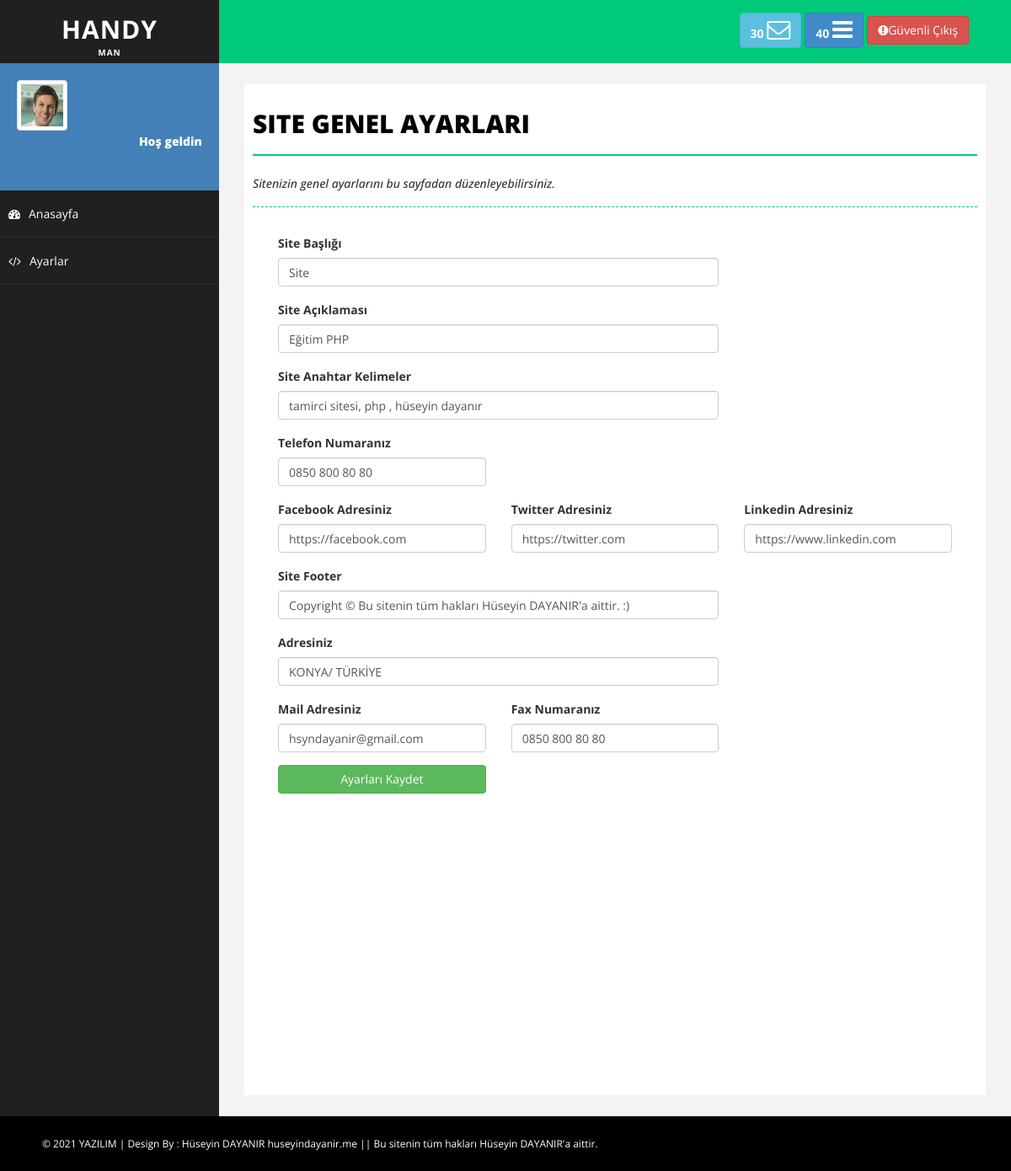
Page /admin/ayarlar.php on the earlier database version.
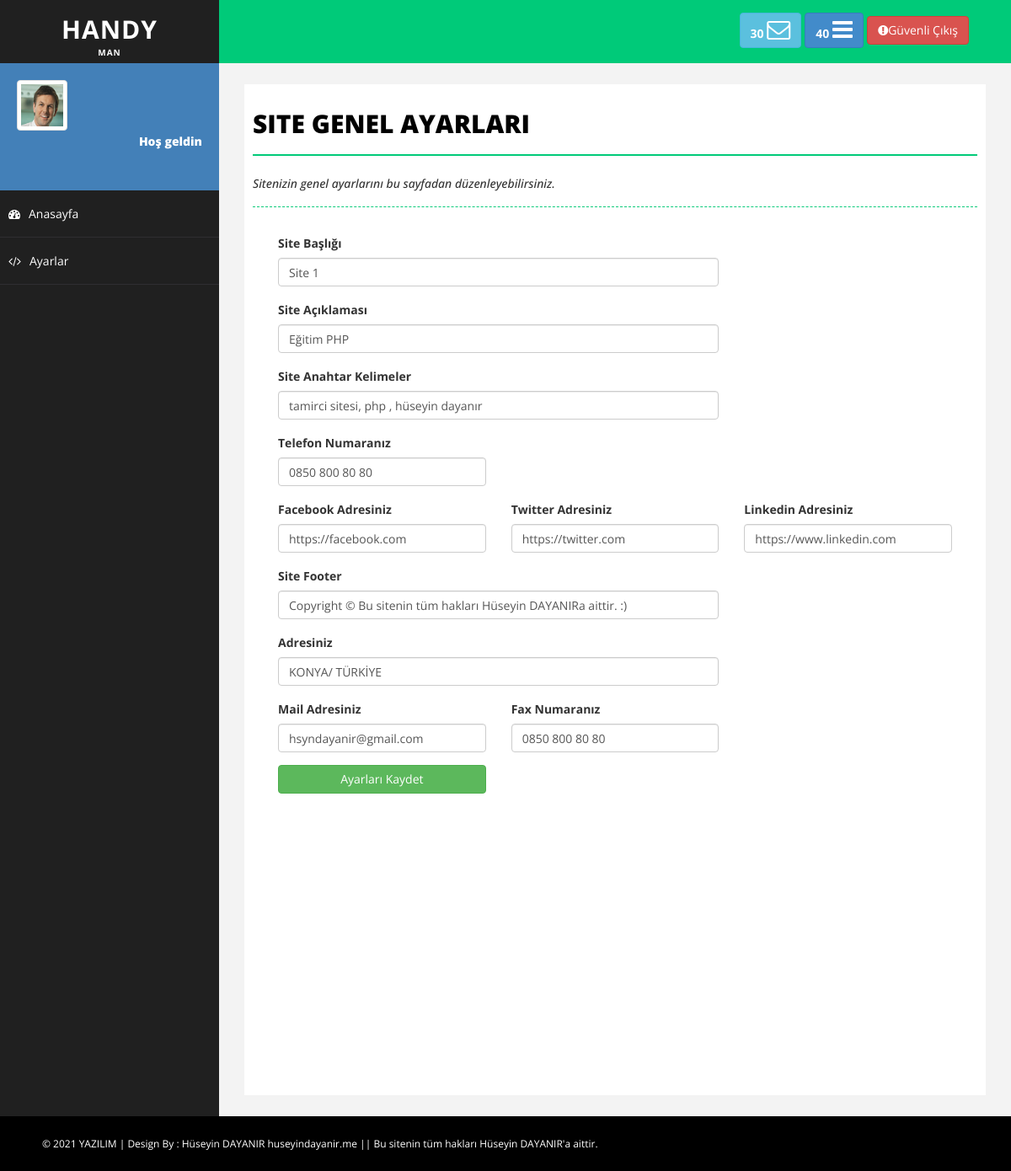
Same page on the later database version.
### tables this page shows
CREATE TABLE `ayarlar` (
  `ayar_id` int(11) NOT NULL,
  `ayar_logo` varchar(250) NOT NULL,
  `ayar_telefon` varchar(50) NOT NULL,
  `ayar_title` varchar(100) NOT NULL,
  `ayar_description` varchar(500) NOT NULL,
  `ayar_keywords` varchar(500) NOT NULL,
  `ayar_facebook` varchar(150) NOT NULL,
  `ayar_twitter` varchar(150) NOT NULL,
  `ayar_linkedin` varchar(150) NOT NULL,
  `ayar_footer` varchar(500) NOT NULL,
  `ayar_adres` varchar(500) NOT NULL,
  `ayar_mail` varchar(100) NOT NULL,
  `ayar_fax` varchar(50) NOT NULL,
  `ayar_yedek` varchar(50) NOT NULL
);

### admin/ayarlar.php (the view)
<?php include 'header.php' ?>
<?php include 'sidebar.php' ?>
<div id="page-wrapper">
            <div id="page-inner">
                <div class="row">
                    <div class="col-md-12">
                        <h1 class="page-head-line">Site Genel Ayarları</h1>
                        <?php
                            if($_GET['durum'] == "ok"){ ?>
                                <h1 style="color:green;" class="page-subhead-line">Kayıtlar başarıyla güncellendi.</h1>
                            <?php
                            }
                            else if($_GET['durum']=="no"){ ?>
                                <h1 style="color:red;"class="page-subhead-line">Kayıtlar güncellenemedi değişiklik yapmamış olabilirsiniz.</h1>
                            <?php
                            }
                            else {?>
                                <h1 class="page-subhead-line">Sitenizin genel ayarlarını bu sayfadan düzenleyebilirsiniz.</h1>
                            <?php } ?>
                    </div>
                </div>
                <form action="netting/islem.php" method ="POST">
                <div class="col-md-12">
                    <div class="form-group col-md-8">
                        <label>Site Başlığı </label>
                        <input class="form-control" type="text" name ="ayar_title" value="<?php echo $ayarcek['ayar_title']?>">
                    </div>
                </div>
                <div class="col-md-12">
                    <div class="form-group col-md-8">
                        <label>Site Açıklaması</label>
                        <input class="form-control" type="text" name ="ayar_description" value="<?php echo $ayarcek['ayar_description']?>">
                    </div>
                </div>
                <div class="col-md-12">
                    <div class="form-group col-md-8">
                        <label>Site Anahtar Kelimeler </label>
                        <input class="form-control" type="text" name ="ayar_keywords" value="<?php echo $ayarcek['ayar_keywords']?>">
                    </div>
                </div>
                <div class="col-md-12">
                    <div class="form-group col-md-4">
                        <label>Telefon Numaranız </label>
                        <input class="form-control" type="text" name ="ayar_telefon" value="<?php echo $ayarcek['ayar_telefon']?>">
                    </div>
                </div>
                <div class="col-md-12">
                    <div class="form-group col-md-4">
                        <label>Facebook Adresiniz </label>
                        <input class="form-control" type="text" name ="ayar_facebook" value="<?php echo $ayarcek['ayar_facebook']?>">
                    </div>
                    <div class="form-group col-md-4">
                        <label>Twitter Adresiniz </label>
                        <input class="form-control" type="text" name ="ayar_twitter" value="<?php echo $ayarcek['ayar_twitter']?>">
                    </div>
                    <div class="form-group col-md-4">
                        <label>Linkedin Adresiniz </label>
                        <input class="form-control" type="text" name ="ayar_linkedin" value="<?php echo $ayarcek['ayar_linkedin']?>">
                    </div>
                </div>
                <div class="col-md-12">
                    <div class="form-group col-md-8">
                        <label>Site Footer </label>
                        <input class="form-control" type="text" name ="ayar_footer" value="<?php echo $ayarcek['ayar_footer']?>">
                    </div>
                </div>
                <div class="col-md-12">
                    <div class="form-group col-md-8">
                        <label>Adresiniz </label>
                        <input class="form-control" type="text" name ="ayar_adres" value="<?php echo $ayarcek['ayar_adres']?>">
                    </div>
                </div>
                <div class="col-md-12">
                    <div class="form-group col-md-4">
                        <label>Mail Adresiniz </label>
                        <input class="form-control" type="text" name ="ayar_mail" value="<?php echo $ayarcek['ayar_mail']?>">
                    </div>
                    <div class="form-group col-md-4">
                        <label>Fax Numaranız </label>
                        <input class="form-control" type="text" name ="ayar_fax" value="<?php echo $ayarcek['ayar_fax']?>">
                    </div>
                </div>
                <div class="col-md-12">
                    <div class="form-group col-md-4" >
                        <input style="width:100%"  class="btn btn-success" type="submit" name ="ayarkaydet" value="Ayarları Kaydet">
                    </div>
                </div>
                </form>
            </div>
        </div>
<?php include 'footer.php' ?>

### admin/header.php (shortened to what this page needs)
<?php include 'netting/baglan.php' ?>
<?php
$ayarsor =mysqli_query($baglan,"SELECT * FROM ayarlar");
$ayarcek =mysqli_fetch_assoc($ayarsor);
?>
<!DOCTYPE html>
<html xmlns="http://www.w3.org/1999/xhtml">
<head>
    <link href="assets/css/bootstrap.css" rel="stylesheet" />
    <link href="assets/css/font-awesome.css" rel="stylesheet" />
    <link href="assets/css/basic.css" rel="stylesheet" />
    <link href="assets/css/custom.css" rel="stylesheet" />
</head>
<body>
    <div id="wrapper">
        <nav class="navbar navbar-default navbar-cls-top " role="navigation" style="margin-bottom: 0">
            <div class="navbar-header">
                <a class="navbar-brand" href="index.html"><b style="font-size: 30px">Handy</b><br><b style="font-size:10px">Man</b></a>
            </div>
            <div class="header-right">
                <a href="message-task.html" class="btn btn-info" title="New Message"><b>30 </b><i class="fa fa-envelope-o fa-2x"></i></a>
                <a href="message-task.html" class="btn btn-primary" title="New Task"><b>40 </b><i class="fa fa-bars fa-2x"></i></a>
                <a href="logout.php" class="btn btn-danger" title="Logout"><i class="fa fa-exclamation-circle "></i>Güvenli Çıkış</a>
            </div>
        </nav>

### admin/sidebar.php (shortened to what this page needs)
<nav class="navbar-default navbar-side" role="navigation">
    <div class="sidebar-collapse">
        <ul class="nav" id="main-menu">
            <li>
                <div class="user-img-div">
                    <img src="assets/img/user.png" class="img-thumbnail" />
                    <div class="inner-text">
                        Hoş geldin <?php echo $_SESSION['admin_kadi']?>
                    <br />
                    </div>
                </div>
            </li>
            <li>
                <a  href="index.php"><i class="fa fa-dashboard "></i>Anasayfa</a>
            </li>
            <li>
                <a  href="ayarlar.php?durum"><i class="fa fa-code "></i>Ayarlar</a>
            </li>
        </ul>
    </div>
</nav>

### admin/footer.php (shortened to what this page needs)
<div id="footer-sec">
        &copy; 2021 YAZILIM | Design By : Hüseyin DAYANIR <a href="https://huseyindayanir.me/" target="_blank">huseyindayanir.me  ||  Bu sitenin tüm hakları Hüseyin DAYANIR'a aittir.</a>
    </div>
</body>
</html>

### admin/assets/css/basic.css (style rules this page uses)
body { font-family: 'Open Sans', sans-serif; line-height:25px; }
#wrapper { width: 100%; background: #202020; }
#page-wrapper { padding: 15px 15px; min-height: 600px; background: #F3F3F3; }
#page-inner { width: 100%; margin: 10px 20px 10px 0px; background-color: #fff!important; padding: 10px; min-height: 1200px; }
.page-head-line { font-size: 30px; text-transform: uppercase; color: #000; font-weight: 800; padding-bottom: 20px; border-bottom: 2px solid #00CA79; margin-bottom: 10px; }
.page-subhead-line { font-size: 14px; padding-top: 5px; padding-bottom: 20px; font-style:italic; margin-bottom:30px; border-bottom:1px dashed #00CA79; }
.navbar-cls-top .navbar-brand { color: #fff; background: #202020; width: 260px; text-align: center; height: 75px; font-size: 20px; letter-spacing: 1px; font-weight: 900; padding-top: 25px; text-transform:uppercase; }
.header-right { color: #fff; padding: 15px 50px 5px 50px; float: right; font-size: 16px; }
.user-img-div { min-height: 140px; padding: 20px; background-color: #4380B8; }
.user-img-div img { max-height: 60px; }
.user-img-div .inner-text { text-align: right; position: relative; color: #fff; font-weight: 800; line-height: 25px; }
.sidebar-collapse, .sidebar-collapse .nav { background: none; }
.sidebar-collapse .nav { padding: 0; }
.sidebar-collapse .nav > li > a { color: #fff; background: #202020; text-shadow: none; padding: 15px 40px; border-bottom: 1px solid #2F2E31; }
.sidebar-collapse > .nav > li > a { padding: 15px 10px; }
.navbar-side { border: none; background-color: #202020; }
.navbar-cls-top { background: #00CA79; border-bottom: none; }
.navbar-default { border: 0px solid black; }
.navbar-header { background: #000000; }
.nav > li > a > i { margin-right: 10px; }
#footer-sec { background-color:#000; padding:20px 50px; color:#fff; font-size:12px; }
#footer-sec a { color:#fff; }
@media (min-width:768px) { #page-wrapper { margin: 0 0 0 260px; padding: 15px 30px; min-height: 1200px; } }
@media (min-width:768px) { .navbar-side { z-index: 1; position: absolute; width: 260px; } }
@media (min-width:768px) { .navbar { border-radius: 0px; } }

Differences in the rows shown:
changed ayarlar "Eğitim PHP": ayar_title "Site" → "Site 1"; ayar_footer "Copyright © Bu sitenin tüm hakları Hüseyin DAYANIR'a aittir. :)" → "Copyright © Bu sitenin tüm hakları Hüseyin DAYANIRa aittir. :)"
